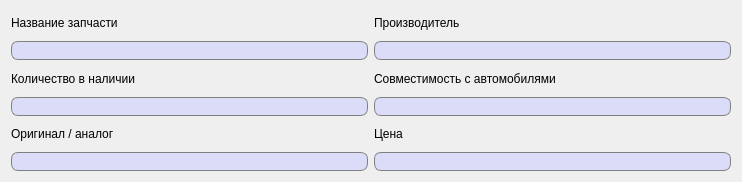
<?xml version="1.0" encoding="UTF-8"?>
<ui version="4.0">
 <class>ViewSparePart</class>
 <widget class="QDialog" name="ViewSparePart">
  <property name="geometry">
   <rect>
    <x>0</x>
    <y>0</y>
    <width>742</width>
    <height>182</height>
   </rect>
  </property>
  <property name="windowTitle">
   <string>Информация о запчасти</string>
  </property>
  <layout class="QGridLayout" name="gridLayout_2">
   <item row="0" column="0">
    <layout class="QGridLayout" name="gridLayout">
     <item row="0" column="1">
      <widget class="QLabel" name="label_2">
       <property name="text">
        <string>Производитель</string>
       </property>
      </widget>
     </item>
     <item row="2" column="1">
      <widget class="QLabel" name="label_4">
       <property name="text">
        <string>Совместимость с автомобилями</string>
       </property>
      </widget>
     </item>
     <item row="0" column="0">
      <widget class="QLabel" name="label">
       <property name="text">
        <string>Название запчасти</string>
       </property>
      </widget>
     </item>
     <item row="4" column="0">
      <widget class="QLabel" name="label_5">
       <property name="text">
        <string>Оригинал / аналог</string>
       </property>
      </widget>
     </item>
     <item row="5" column="0">
      <widget class="QLineEdit" name="isOriginalLine">
       <property name="font">
        <font>
         <pointsize>10</pointsize>
        </font>
       </property>
       <property name="styleSheet">
        <string notr="true">QLineEdit {
	border: 1px solid gray;
    border-radius: 7px;
    background-color: #dbdcf7;
	padding-left: 3px;
}</string>
       </property>
      </widget>
     </item>
     <item row="1" column="0">
      <widget class="QLineEdit" name="sparePartNameLine">
       <property name="font">
        <font>
         <pointsize>10</pointsize>
        </font>
       </property>
       <property name="styleSheet">
        <string notr="true">QLineEdit {
	border: 1px solid gray;
    border-radius: 7px;
    background-color: #dbdcf7;
	padding-left: 3px;
}</string>
       </property>
      </widget>
     </item>
     <item row="3" column="1">
      <widget class="QLineEdit" name="autoCompatibilityLine">
       <property name="font">
        <font>
         <pointsize>10</pointsize>
        </font>
       </property>
       <property name="styleSheet">
        <string notr="true">QLineEdit {
	border: 1px solid gray;
    border-radius: 7px;
    background-color: #dbdcf7;
	padding-left: 3px;
}</string>
       </property>
      </widget>
     </item>
     <item row="3" column="0">
      <widget class="QLineEdit" name="quantityInStockLine">
       <property name="font">
        <font>
         <pointsize>10</pointsize>
        </font>
       </property>
       <property name="styleSheet">
        <string notr="true">QLineEdit {
	border: 1px solid gray;
    border-radius: 7px;
    background-color: #dbdcf7;
	padding-left: 3px;
}</string>
       </property>
      </widget>
     </item>
     <item row="5" column="1">
      <widget class="QLineEdit" name="priceLine">
       <property name="font">
        <font>
         <pointsize>10</pointsize>
        </font>
       </property>
       <property name="styleSheet">
        <string notr="true">QLineEdit {
	border: 1px solid gray;
    border-radius: 7px;
    background-color: #dbdcf7;
	padding-left: 3px;
}</string>
       </property>
      </widget>
     </item>
     <item row="2" column="0">
      <widget class="QLabel" name="label_3">
       <property name="text">
        <string>Количество в наличии</string>
       </property>
      </widget>
     </item>
     <item row="1" column="1">
      <widget class="QLineEdit" name="manufacturerLine">
       <property name="font">
        <font>
         <pointsize>10</pointsize>
        </font>
       </property>
       <property name="styleSheet">
        <string notr="true">QLineEdit {
	border: 1px solid gray;
    border-radius: 7px;
    background-color: #dbdcf7;
	padding-left: 3px;
}</string>
       </property>
      </widget>
     </item>
     <item row="4" column="1">
      <widget class="QLabel" name="label_6">
       <property name="text">
        <string>Цена</string>
       </property>
      </widget>
     </item>
    </layout>
   </item>
  </layout>
 </widget>
 <resources/>
 <connections/>
</ui>
